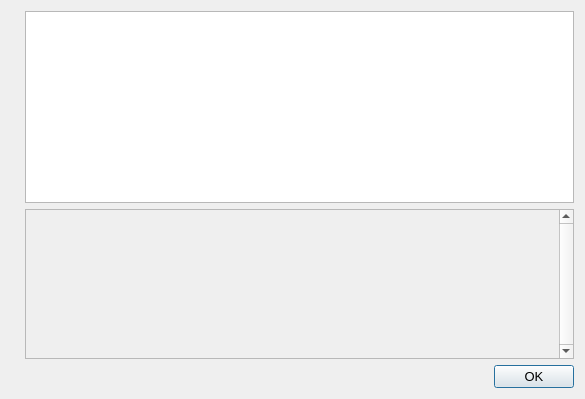
<?xml version="1.0" encoding="UTF-8"?>
<ui version="4.0">
 <class>HelpMessageDialog</class>
 <widget class="QDialog" name="HelpMessageDialog">
  <property name="geometry">
   <rect>
    <x>0</x>
    <y>0</y>
    <width>585</width>
    <height>399</height>
   </rect>
  </property>
  <property name="font">
   <font>
    <pointsize>10</pointsize>
   </font>
  </property>
  <property name="windowTitle">
   <string notr="true">CasinoCoin Core - Command-line options</string>
  </property>
  <layout class="QHBoxLayout" name="horizontalLayout_2">
   <item>
    <widget class="QLabel" name="graphic">
     <property name="sizePolicy">
      <sizepolicy hsizetype="Preferred" vsizetype="Ignored">
       <horstretch>0</horstretch>
       <verstretch>0</verstretch>
      </sizepolicy>
     </property>
     <property name="pixmap">
      <pixmap resource="../casinocoin.qrc">:/images/about</pixmap>
     </property>
    </widget>
   </item>
   <item>
    <layout class="QVBoxLayout" name="verticalLayout">
     <item>
      <widget class="QTextEdit" name="helpMessage">
       <property name="readOnly">
        <bool>true</bool>
       </property>
      </widget>
     </item>
     <item>
      <widget class="QScrollArea" name="scrollArea">
       <property name="verticalScrollBarPolicy">
        <enum>Qt::ScrollBarAlwaysOn</enum>
       </property>
       <property name="widgetResizable">
        <bool>true</bool>
       </property>
       <widget class="QWidget" name="scrollAreaWidgetContents">
        <property name="geometry">
         <rect>
          <x>0</x>
          <y>0</y>
          <width>476</width>
          <height>149</height>
         </rect>
        </property>
        <layout class="QVBoxLayout" name="verticalLayout_2">
         <item>
          <widget class="QLabel" name="aboutMessage">
           <property name="cursor">
            <cursorShape>IBeamCursor</cursorShape>
           </property>
           <property name="textFormat">
            <enum>Qt::PlainText</enum>
           </property>
           <property name="alignment">
            <set>Qt::AlignLeading|Qt::AlignLeft|Qt::AlignTop</set>
           </property>
           <property name="openExternalLinks">
            <bool>true</bool>
           </property>
           <property name="textInteractionFlags">
            <set>Qt::LinksAccessibleByMouse|Qt::TextSelectableByKeyboard|Qt::TextSelectableByMouse</set>
           </property>
          </widget>
         </item>
        </layout>
       </widget>
      </widget>
     </item>
     <item>
      <widget class="QDialogButtonBox" name="okButton">
       <property name="orientation">
        <enum>Qt::Horizontal</enum>
       </property>
       <property name="standardButtons">
        <set>QDialogButtonBox::Ok</set>
       </property>
      </widget>
     </item>
    </layout>
   </item>
  </layout>
 </widget>
 <resources>
  <include location="../casinocoin.qrc"/>
 </resources>
 <connections>
  <connection>
   <sender>okButton</sender>
   <signal>accepted()</signal>
   <receiver>HelpMessageDialog</receiver>
   <slot>accept()</slot>
   <hints>
    <hint type="sourcelabel">
     <x>20</x>
     <y>20</y>
    </hint>
    <hint type="destinationlabel">
     <x>20</x>
     <y>20</y>
    </hint>
   </hints>
  </connection>
  <connection>
   <sender>okButton</sender>
   <signal>rejected()</signal>
   <receiver>HelpMessageDialog</receiver>
   <slot>reject()</slot>
   <hints>
    <hint type="sourcelabel">
     <x>20</x>
     <y>20</y>
    </hint>
    <hint type="destinationlabel">
     <x>20</x>
     <y>20</y>
    </hint>
   </hints>
  </connection>
 </connections>
</ui>
